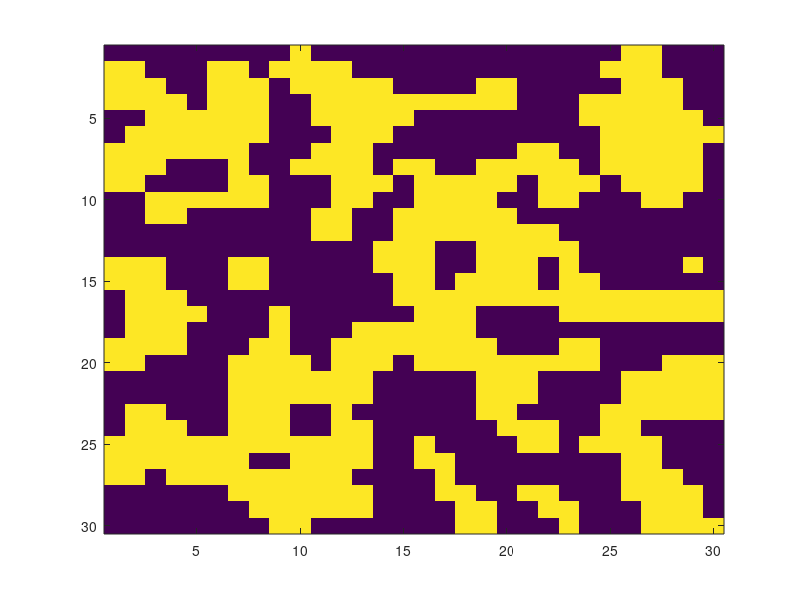

MATLAB code to generate this figure: (Note: this script raises an error after producing the figure.)
%% Set the weights to find the food breaking the fewest walls


%%Choice determined by
%%Val=Tn * TnVal - Mn*MnVal - Fn *FnVal-Wn*1000 + Sn * SnVal +Dn* DnVal;
MnVal = 1; % Value of avoiding retracing steps
FnVal = 5; % Value of avoiding breaking walls
DnVal = 10; % Value of following sound (through walls)

SnVal = 100; % Value of following nose (no wall breaking)
TnVal = 1000  % Value of grabbing target

%%shape field
OpenSpace= .6; % 0-1

while 1 == 1
fsize=30
'Building Field'
Wall=zeros(fsize,fsize);
Wall(1:fsize,[1 fsize])=1;
Wall([1 fsize],1:fsize)=1;
TargF=uint8(rand(fsize,fsize)>0.95);


field=uint8(rand(fsize,fsize)>OpenSpace)*100;
field=imfilter(uint8(field*100),fspecial('gaussian',3,1));
field=field>median(field(:));
image(field*200)

TargF((Wall |field)>0)=0;

[Smells Dists]=Smelling(TargF,field,Wall);
Smell=sum(Smells,3);
Dist=sum(Dists,3);

image(Smell*300),pause(.1)
image(Dist*10),pause(.1)
[ty tx] = find(TargF);
for t = 1:size(ty,1)
    TargF(ty(t),tx(t))=t;
end
useT=ones(size(ty,1),1)>0;


F.mem=field*0;  %initialize memory
F.T=0;
F.F=0;
F.M=0;


[F.y F.x]= find(~(Wall | field),1);
Ff=field*0;
Ff(F.y,F.x)=1;


Show=uint8(TargF*200);
Show(:,:,2)=Ff*200;

Show(:,:,3)=Wall*10000 + field*150;

%smell

image(Show),pause(.1)

reps = 10000;
side=[0 1 ; 0 -1; -1 0; 1 0];
'Play'
for rep = 1:reps
    %%look 
   neary=side(:,1)+F.y;
   nearx=side(:,2)+F.x;
   inear=sub2ind([fsize fsize],neary,nearx);
   Wn=Wall(inear);
   Tn=TargF(inear)>0;
   Fn=field(inear);
   Mn=F.mem(inear);
   Dn=Dist(inear);
   Sn=Smell(inear);
   Val=Tn * TnVal - Mn*MnVal - Fn *FnVal-Wn*1000 + Sn * SnVal +Dn* DnVal;
   ToGo=find(Val==max(Val),1);
   Goy=neary(ToGo); Gox=nearx(ToGo);
   
   
   %%move
   F.y=Goy; F.x=Gox;
   F.T = F.T +Tn(ToGo);
   F.F=F.F+Fn(ToGo);
   F.M=F.M+Mn(ToGo);
   
   %% change spot
   if TargF(Goy,Gox)
    useT(TargF(Goy,Gox))=0;
   end
   Smell=sum(Smells(:,:,useT),3);
   Dist=sum(Dists(:,:,useT),3);
   %image(Dist*20),pause(.01);   
   
   TargF(Goy,Gox)=0;
   field(Goy,Gox)=0;
   F.mem(Goy,Gox)=F.mem(Goy,Gox)+1;
   
   %% Show
    Show=uint8(TargF*200);
    Ff=field*0;
    Ff(F.y,F.x)=1;
    Show(:,:,2)=Ff*200;
    Show(:,:,1)=Show(:,:,1)+uint8(Ff)*200;
    Show(:,:,2)=Show(:,:,2)+uint8(F.mem)*30;
    Show(:,:,3)=Wall*10000 + field*150;
    
    image(Show), pause(.01)
    if ~sum(useT), break,end
    
end

F
WallsBroken=F.F
Time = rep

end
